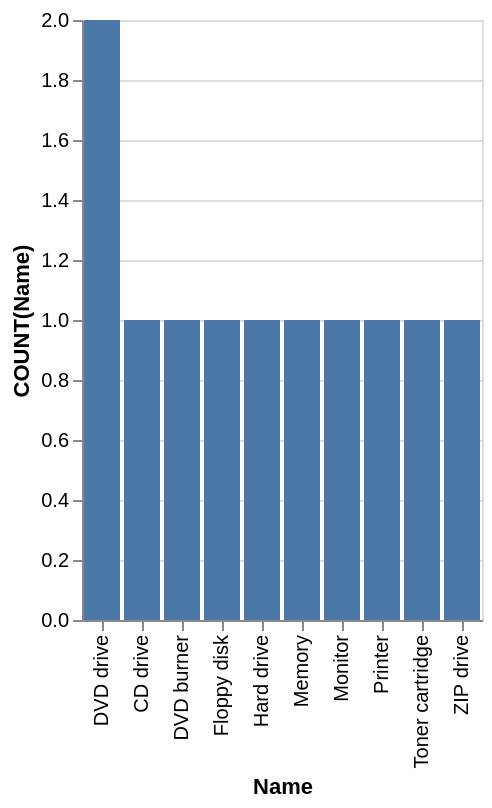

Write a Vega-Lite specification for this figure.
### Vega-Lite specification from a JSON file in a GitHub repository (floating-point values rounded to 4 significant figures)
{"data": {"values": [{"x_data": "CD drive", "y_data": 1}, {"x_data": "DVD burner", "y_data": 1}, {"x_data": "DVD drive", "y_data": 2}, {"x_data": "Floppy disk", "y_data": 1}, {"x_data": "Hard drive", "y_data": 1}, {"x_data": "Memory", "y_data": 1}, {"x_data": "Monitor", "y_data": 1}, {"x_data": "Printer", "y_data": 1}, {"x_data": "Toner cartridge", "y_data": 1}, {"x_data": "ZIP drive", "y_data": 1}]}, "mark": "bar", "encoding": {"x": {"field": "x_data", "type": "nominal", "title": "Name", "sort": {"op": "sum", "field": "y_data", "order": "descending"}}, "y": {"field": "y_data", "type": "quantitative", "title": "COUNT(Name)"}}}
